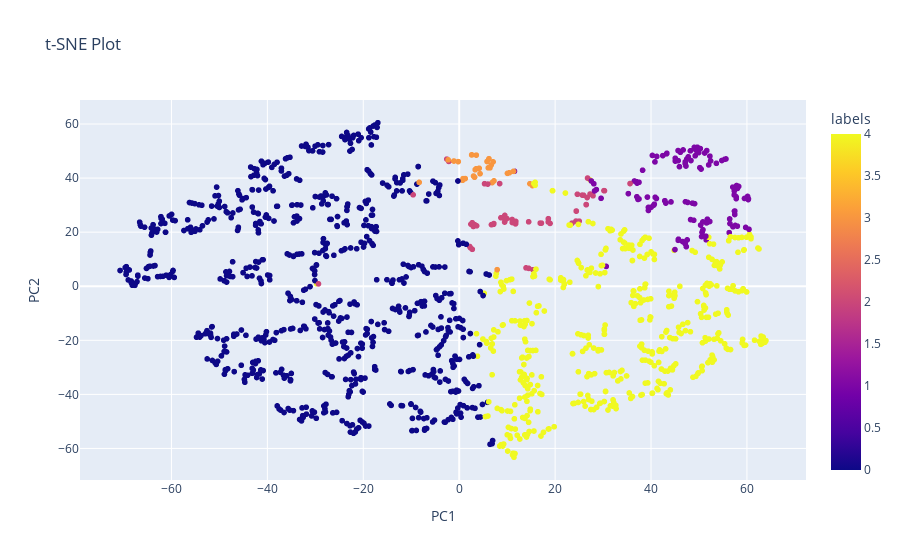

Notebook code for this chart:
### Code cell
# Compute t-SNE embeddings
tsne = TSNE(n_components=2, random_state=42, perplexity=10)
X_tsne = tsne.fit_transform(data.drop(["user_id", "labels"], axis = 1))

pca_df = pd.DataFrame(data=X_tsne, 
                      columns=['PC1', 'PC2'], 
                      index = data.index)

concat_df = pd.concat([pca_df, 
                       data], 
                      ignore_index= False, 
                      axis=1)

concat_df = concat_df.rename(columns={0: 'Cluster'})
concat_df.index = concat_df.index.astype("category")
print(concat_df.index.dtype)

fig = px.scatter(concat_df, x='PC1', y='PC2', color='labels', title='t-SNE Plot')
fig

### Figure 1 — Plotly figure (JSON) as saved in the notebook; plotly's stock layout.template omitted (floating-point values rounded to 4 significant figures; data arrays with more than 128 entries replaced by an {"elided": "..."} marker saying what was removed)
{"data": [{"hovertemplate": "PC1=%{x}<br>PC2=%{y}<br>labels=%{marker.color}<extra></extra>", "legendgroup": "", "marker": {"color": {"elided": "1352 int values"}, "coloraxis": "coloraxis", "symbol": "circle"}, "mode": "markers", "name": "", "showlegend": false, "type": "scattergl", "x": {"elided": "1352 float values"}, "xaxis": "x", "y": {"elided": "1352 float values"}, "yaxis": "y"}], "layout": {"coloraxis": {"colorbar": {"title": {"text": "labels"}}, "colorscale": [[0, "#0d0887"], [0.1111, "#46039f"], [0.2222, "#7201a8"], [0.3333, "#9c179e"], [0.4444, "#bd3786"], [0.5556, "#d8576b"], [0.6667, "#ed7953"], [0.7778, "#fb9f3a"], [0.8889, "#fdca26"], [1, "#f0f921"]]}, "legend": {"tracegroupgap": 0}, "title": {"text": "t-SNE Plot"}, "xaxis": {"anchor": "y", "domain": [0, 1], "title": {"text": "PC1"}}, "yaxis": {"anchor": "x", "domain": [0, 1], "title": {"text": "PC2"}}}}
